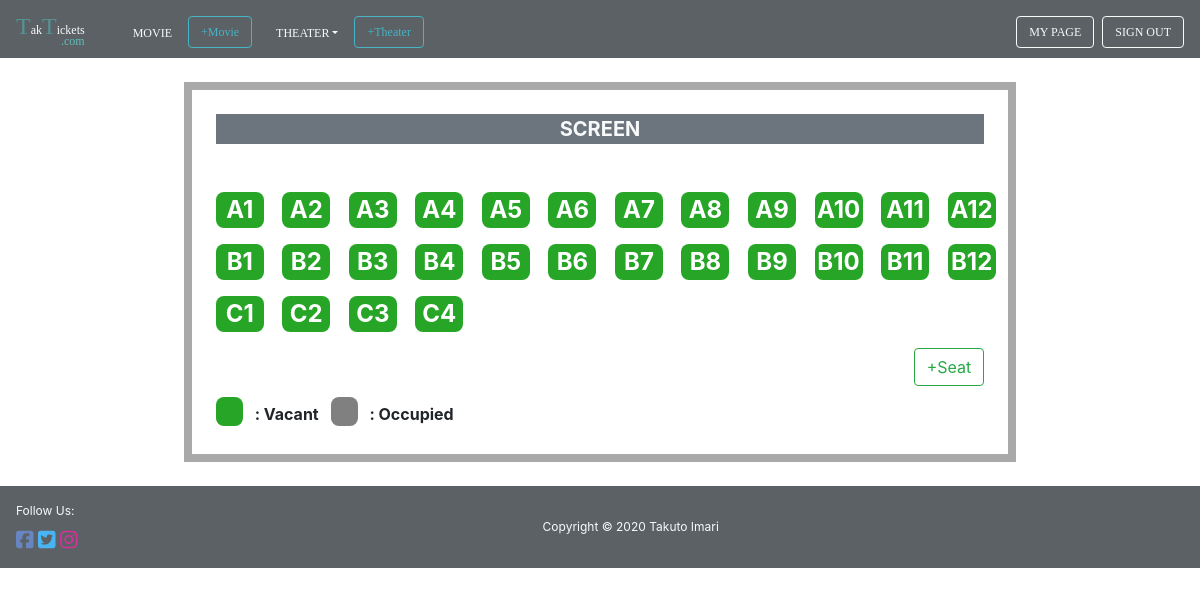
Page /reserve_staff.php on the committed database.
### tables this page shows
CREATE TABLE `seat_tbl` (
  `seat_id` int(11) NOT NULL,
  `seatrow` varchar(1) NOT NULL,
  `seatnumber` varchar(2) NOT NULL,
  `color` varchar(10) NOT NULL DEFAULT 'grey'
);

### classes/Connection.php (called while the page is built, shortened)
<?php
class Connection{
    private $servername = 'localhost';
    private $username = 'root';
    private $password = '';
    private $db_name = 'movietickets_db';
    public function __construct()
    {
        $this->conn = new mysqli($this->servername,$this->username,$this->password,$this->db_name);
        if($this->conn->connect_error){
            die('error connecting to database '.$this->connect_error);
        }else{
            return $this->conn;
        }
    }
}
?>

### classes/Movie.php (called while the page is built, shortened)
<?php
include 'Connection.php';
class Movie extends Connection{
    public function viewOneReserve($time_id,$seat_id){
        $sql = "SELECT * FROM reserve_tbl INNER JOIN time_tbl ON reserve_tbl.time_id=time_tbl.time_id INNER JOIN seat_tbl ON reserve_tbl.seat_id=seat_tbl.seat_id INNER JOIN user_tbl ON reserve_tbl.login_id=user_tbl.login_id WHERE time_tbl.time_id='$time_id' AND seat_tbl.seat_id='$seat_id'";
        $result = $this->conn->query($sql);
        if($result->num_rows >= 0){
            $row = array();
            return $row;
        }else{
            return FALSE;
        }
    }
    public function viewSeat(){
        $sql = "SELECT * FROM seat_tbl";
        $result = $this->conn->query($sql);
        if($result->num_rows >= 0){
            $row = array();
            while($rows = $result->fetch_assoc()){
                $row[] = $rows;
            }
            return $row;
        }else{
            return FALSE;
        }
    }
}
?>

### reserve_staff.php (the view, shortened to what this page needs)
<!doctype html>
<html lang="en">
<head>
    <link rel="stylesheet" href="https://stackpath.bootstrapcdn.com/bootstrap/4.3.1/css/bootstrap.min.css">
    <link rel="stylesheet" href="css/style.css">
</head>
<body class="reserve">
    <?php
    include 'menu_staff.php';
    $timeID = $_GET['time_id'];
    $seat = $Movie->viewSeat();
    ?>
    <div class="container">
        <div class="w-75 mx-auto m-4 p-4" id="seat">
            <p class="lead bg-secondary text-light text-center mb-4 font-weight-bold">SCREEN</p>
            <div class="row mt-5">
                <?php foreach ($seat as $row) :
                    $seatID = $row['seat_id'];
                    $oneReserve = $Movie->viewOneReserve($timeID, $seatID); ?>
                    <div class="col-lg-1">
                        <div>
                            <a href="#seat<?php echo $seatID ?>" data-toggle="modal">
                                <p style="background-color:<?php foreach ($oneReserve as $row) {
                                                                echo $row['color'];
                                                            } ?>;"><?php echo $row['seatrow'];
                                                                                                                            echo $row['seatnumber'] ?></p>
                            </a>
                        </div>
                    </div>
                <?php endforeach ?>
            </div>
            <div class="row">
                <div class="col-lg-12 text-right">
                    <a href="#addSeat" role="button" class="btn btn-outline-success" data-toggle="modal">+Seat</a>
                </div>
            </div>
            <div class="font-weight-bold mt-2">
                <span id="vacant" class="">A1</span>
                <span class="m-2">: Vacant</span>
                <span id="occupied" class="">A1</span>
                <span class="m-2">: Occupied</span>
            </div>
        </div>
    </div>
    <?php
    include 'footer.php';
    ?>
</body>
</html>

### css/style.css (style rules this page uses)
* { box-sizing: border-box; margin: 0; }
.reserve #vacant { background-color: rgb(38, 165, 38); border-radius: 8px; text-align: center; font-weight: bold; color: rgb(38, 165, 38); font-size: 24px; }
.reserve #occupied { width: 48px; background-color: grey; border-radius: 8px; text-align: center; font-weight: bold; color: grey; font-size: 24px; }
.reserve #seat { border: 8px solid darkgrey; }
.reserve .col-lg-1 { font-size: 24px; }
.reserve .col-lg-1 div { width: 48px; background-color: rgb(38, 165, 38); border-radius: 8px; text-align: center; font-weight: bold; }
.reserve .col-lg-1 p { color: white; border-radius: 8px; }
.reserve .col-lg-1 a { text-decoration: none; }

### rows in the picture
seat_tbl: seatrow "A", seatnumber "1"
seat_tbl: seatrow "A", seatnumber "2"
seat_tbl: seatrow "A", seatnumber "3"
seat_tbl: seatrow "A", seatnumber "4"
seat_tbl: seatrow "A", seatnumber "5"
seat_tbl: seatrow "A", seatnumber "6"
seat_tbl: seatrow "A", seatnumber "7"
seat_tbl: seatrow "A", seatnumber "8"
seat_tbl: seatrow "A", seatnumber "9"
seat_tbl: seatrow "A", seatnumber "10"
seat_tbl: seatrow "A", seatnumber "11"
seat_tbl: seatrow "A", seatnumber "12"
seat_tbl: seatrow "B", seatnumber "1"
seat_tbl: seatrow "B", seatnumber "2"
seat_tbl: seatrow "B", seatnumber "3"
seat_tbl: seatrow "B", seatnumber "4"
seat_tbl: seatrow "B", seatnumber "5"
seat_tbl: seatrow "B", seatnumber "6"
seat_tbl: seatrow "B", seatnumber "7"
seat_tbl: seatrow "B", seatnumber "8"
seat_tbl: seatrow "B", seatnumber "9"
seat_tbl: seatrow "B", seatnumber "10"
seat_tbl: seatrow "B", seatnumber "11"
seat_tbl: seatrow "B", seatnumber "12"
seat_tbl: seatrow "C", seatnumber "1"
seat_tbl: seatrow "C", seatnumber "2"
seat_tbl: seatrow "C", seatnumber "3"
seat_tbl: seatrow "C", seatnumber "4"
